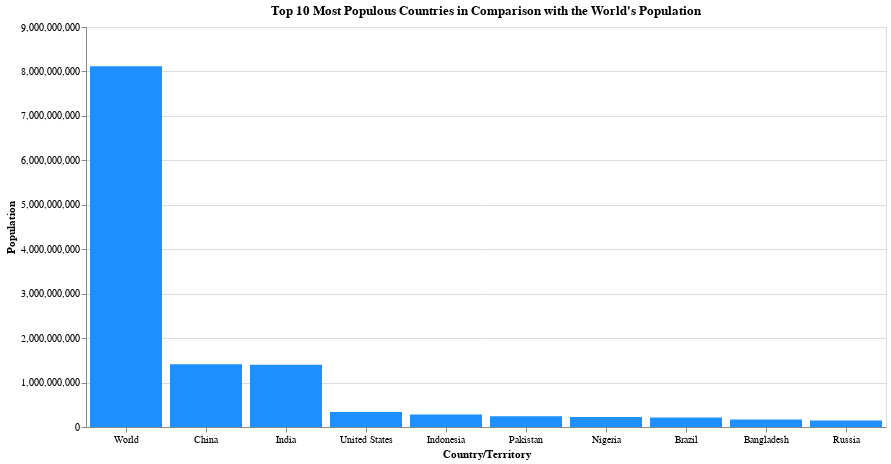

The cell this chart's notebook holds for it:
### Code cell
import altair as alt

# Select the top 10 most populous countries
top_10 = population_table.nlargest(10, "Population")

# Create a bar chart
chart = alt.Chart(top_10).mark_bar(color='dodgerblue').encode(
    x=alt.X("Location:N", title="Country/Territory", sort='-y', axis=alt.Axis(labelAngle=0)),  # Set labelAngle to 0
    y=alt.Y("Population:Q", title="Population"),
    tooltip=["Location", "Population", "Percentage_of_World"]
).properties(
    title="Top 10 Most Populous Countries in Comparison with the World's Population",
    width=800,
    height=400
)

# Display the chart
chart.show()

### Figure 1 — Vega-Lite specification as saved in the notebook (floating-point values rounded to 4 significant figures)
{"config": {"view": {"continuousWidth": 300, "continuousHeight": 300}}, "data": {"name": "data-d6f6fd56bc04d4913870a17dbcc79a76"}, "mark": {"type": "bar", "color": "dodgerblue"}, "encoding": {"tooltip": [{"field": "Location", "type": "nominal"}, {"field": "Population", "type": "quantitative"}, {"field": "Percentage_of_World", "type": "quantitative"}], "x": {"axis": {"labelAngle": 0}, "field": "Location", "sort": "-y", "title": "Country/Territory", "type": "nominal"}, "y": {"field": "Population", "title": "Population", "type": "quantitative"}}, "height": 400, "title": "Top 10 Most Populous Countries in Comparison with the World's Population", "width": 800, "$schema": "https://vega.github.io/schema/vega-lite/v5.20.1.json", "datasets": {"data-d6f6fd56bc04d4913870a17dbcc79a76": [{"Location": "World", "Population": 8119000000.0, "Percentage_of_World": 100.0, "Date": "1 Jul 2024"}, {"Location": "China", "Population": 1410000000.0, "Percentage_of_World": 17.3, "Date": "31 Dec 2023"}, {"Location": "India", "Population": 1403000000.0, "Percentage_of_World": 17.2, "Date": "1 Jul 2024"}, {"Location": "United States", "Population": 340100000.0, "Percentage_of_World": 4.2, "Date": "1 Jul 2024"}, {"Location": "Indonesia", "Population": 282500000.0, "Percentage_of_World": 3.5, "Date": "30 Jun 2024"}, {"Location": "Pakistan", "Population": 241500000.0, "Percentage_of_World": 3.0, "Date": "1 Mar 2023"}, {"Location": "Nigeria", "Population": 223800000.0, "Percentage_of_World": 2.7, "Date": "1 Jul 2023"}, {"Location": "Brazil", "Population": 212600000.0, "Percentage_of_World": 2.6, "Date": "1 Jul 2024"}, {"Location": "Bangladesh", "Population": 169800000.0, "Percentage_of_World": 2.1, "Date": "14 Jun 2022"}, {"Location": "Russia", "Population": 146200000.0, "Percentage_of_World": 1.8, "Date": "1 Jan 2024"}]}}
